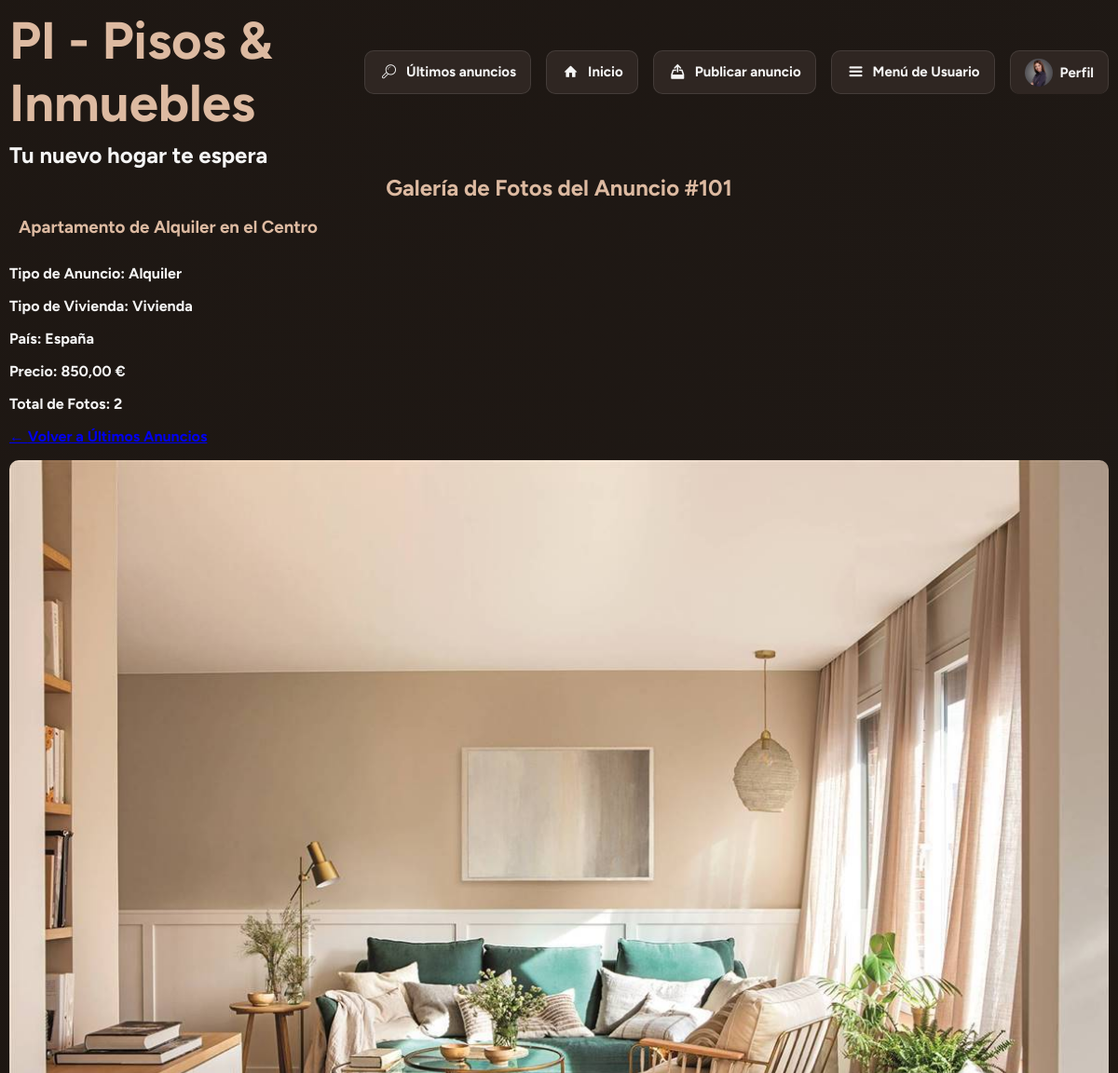
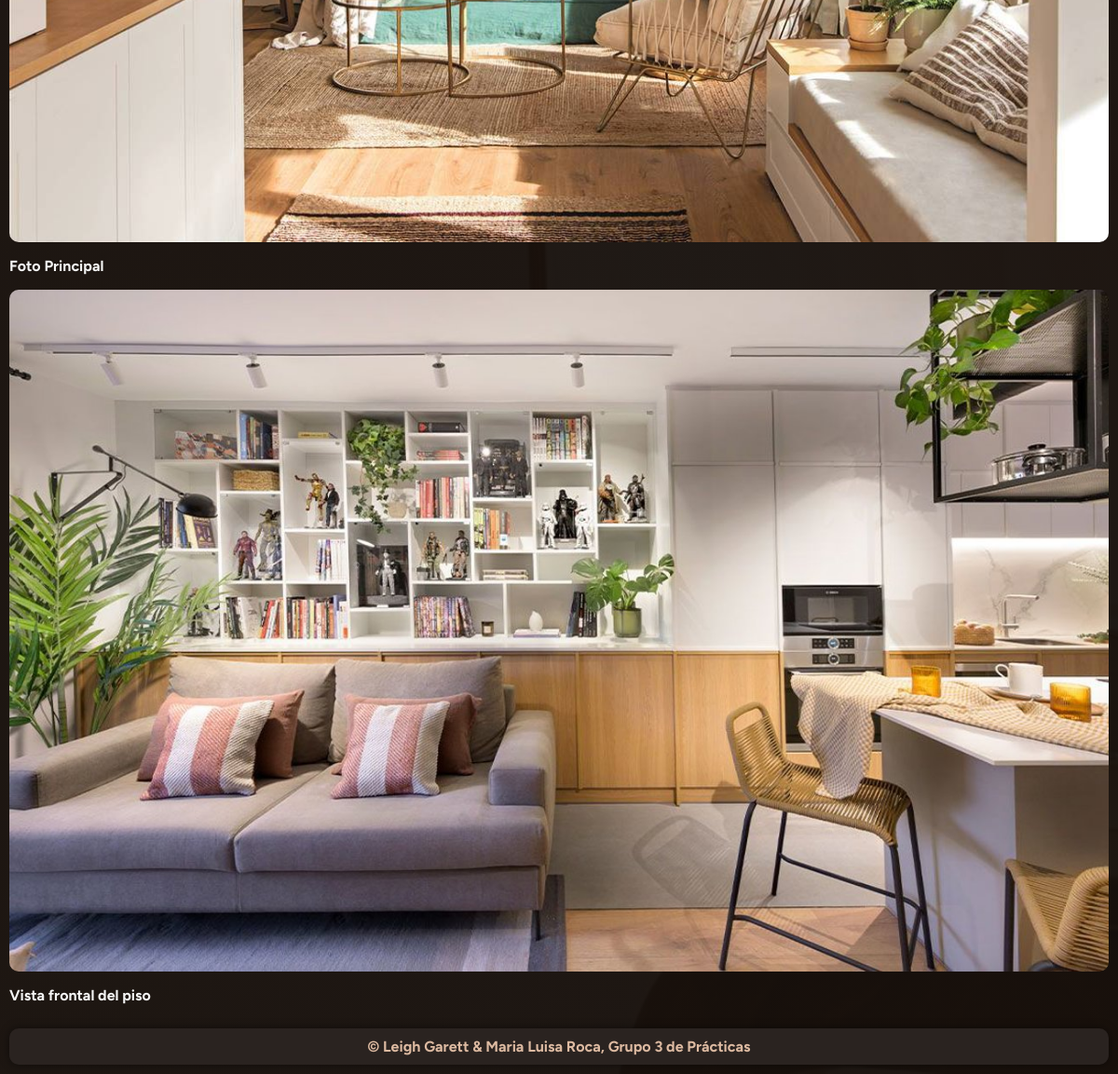
/php/ver_fotos_publico.php?id=101 (signed in), run on the app's committed database (2 pictures, top to bottom).
### tables this page shows
CREATE TABLE `anuncios` (
  `IdAnuncio` int(10) UNSIGNED NOT NULL,
  `TAnuncio` tinyint(3) UNSIGNED NOT NULL,
  `TVivienda` tinyint(3) UNSIGNED NOT NULL,
  `FPrincipal` varchar(255) DEFAULT NULL,
  `Alternativo` varchar(255) DEFAULT NULL,
  `Titulo` varchar(255) NOT NULL,
  `Precio` decimal(10,2) NOT NULL,
  `Texto` text DEFAULT NULL,
  `Ciudad` varchar(255) DEFAULT NULL,
  `Pais` int(10) UNSIGNED NOT NULL,
  `Superficie` decimal(10,2) DEFAULT NULL,
  `NHabitaciones` tinyint(4) DEFAULT NULL,
  `NBanyos` tinyint(4) DEFAULT NULL,
  `Planta` int(11) DEFAULT NULL,
  `Anyo` int(11) DEFAULT NULL,
  `FRegistro` datetime DEFAULT current_timestamp(),
  `Usuario` int(10) UNSIGNED NOT NULL
);

CREATE TABLE `tiposanuncios` (
  `IdTAnuncio` tinyint(3) UNSIGNED NOT NULL,
  `NomTAnuncio` varchar(255) NOT NULL
);

CREATE TABLE `tiposviviendas` (
  `IdTVivienda` tinyint(3) UNSIGNED NOT NULL,
  `NomTVivienda` varchar(255) NOT NULL
);

CREATE TABLE `paises` (
  `IdPais` int(10) UNSIGNED NOT NULL,
  `NomPais` varchar(255) NOT NULL
);

CREATE TABLE `fotos` (
  `IdFoto` int(10) UNSIGNED NOT NULL,
  `Titulo` varchar(255) DEFAULT NULL,
  `Foto` varchar(255) DEFAULT NULL,
  `Alternativo` varchar(255) DEFAULT NULL,
  `Anuncio` int(10) UNSIGNED NOT NULL
);

### php/ver_fotos_publico.php (called while the page is built, shortened)
<?php
include "funciones_anuncios.php";
$id_anuncio = isset($_GET["id"]) ? intval($_GET["id"]) : 0;
$anuncio_data = obtener_detalle_y_fotos_anuncio($id_anuncio);
include "paginas_Estilo.php";
include "header.php";
mostrar_galeria_fotos($anuncio_data, false);
include "footer.php";
?>

### php/funciones_anuncios.php (the view, shortened to what this page needs)
<?php
function obtener_detalle_y_fotos_anuncio($id_anuncio) {
    $mysqli = conectarBD();
    $datos_anuncio = [];
    $fotos = [];
    $query_anuncio = "
        SELECT
            A.IdAnuncio, A.Titulo, A.Precio, A.Texto, A.FPrincipal, A.Usuario, A.Superficie, A.NHabitaciones, A.NBanyos, A.Planta, A.Anyo, A.FRegistro,
            TA.NomTAnuncio, TV.NomTVivienda, P.NomPais, U.NomUsuario, U.IdUsuario
        FROM anuncios A
        JOIN tiposanuncios TA ON A.TAnuncio = TA.IdTAnuncio
        JOIN tiposviviendas TV ON A.TVivienda = TV.IdTVivienda
        JOIN paises P ON A.Pais = P.IdPais
        JOIN usuarios U ON A.Usuario = U.IdUsuario
        WHERE A.IdAnuncio = ?
    ";
    if ($stmt_anuncio = $mysqli->prepare($query_anuncio)) {
        $stmt_anuncio->bind_param("i", $id_anuncio);
        $stmt_anuncio->execute();
        $result_anuncio = $stmt_anuncio->get_result();
        if ($result_anuncio->num_rows === 1) {
            $datos_anuncio = $result_anuncio->fetch_assoc();
        }
    } else {
        error_log("Error al preparar la consulta de detalle del anuncio: " . $mysqli->error);
        $mysqli->close();
        return null;
    }
    $query_fotos = "
        SELECT IdFoto, Foto, Alternativo, Titulo
        FROM fotos
        WHERE Anuncio = ?
    ";
    if ($stmt_fotos = $mysqli->prepare($query_fotos)) {
        $stmt_fotos->bind_param("i", $id_anuncio);
        $stmt_fotos->execute();
        $result_fotos = $stmt_fotos->get_result();
        while ($row = $result_fotos->fetch_assoc()) {
            $fotos[] = $row;
        }
    } else {
        error_log("Error al preparar la consulta de fotos: " . $mysqli->error);
    }
    array_unshift($fotos, [
        'IdFoto' => 0,
        'Foto' => $datos_anuncio['FPrincipal'],
        'Alternativo' => $datos_anuncio['Titulo'] . ' - Principal',
        'Titulo' => 'Foto Principal'
    ]);
    $datos_anuncio['fotos'] = $fotos;
    return $datos_anuncio;
}
function mostrar_galeria_fotos($anuncio_data, $es_privada) {
    $num_total_fotos = count($anuncio_data['fotos']);
    $enlace_volver = $es_privada ? "ver_anuncio.php?id=" . $anuncio_data['IdAnuncio'] : "ultimos_anuncios.php";
    $enlace_volver_texto = $es_privada ? "Volver al Anuncio" : "Volver a Últimos Anuncios";
    ?>
    <main>
        <section class="info-anuncio-basica">
            <h2>Galería de Fotos del Anuncio #<?php echo htmlspecialchars($anuncio_data['IdAnuncio']); ?></h2>
            <h3><?php echo htmlspecialchars($anuncio_data['Titulo']); ?></h3>
            <p><strong>Tipo de Anuncio:</strong> <?php echo htmlspecialchars($anuncio_data['NomTAnuncio']); ?></p>
            <p><strong>Tipo de Vivienda:</strong> <?php echo htmlspecialchars($anuncio_data['NomTVivienda']); ?></p>
            <p><strong>País:</strong> <?php echo htmlspecialchars($anuncio_data['NomPais']); ?></p>
            <p><strong>Precio:</strong> <?php echo number_format($anuncio_data['Precio'], 2, ',', '.'); ?> €</p>
            <p><strong>Total de Fotos:</strong> <?php echo $num_total_fotos; ?></p>
            <p><a href="<?php echo $enlace_volver; ?>">&larr; <?php echo $enlace_volver_texto; ?></a></p>
        </section>
        <section class="galeria-fotos">
            <?php foreach ($anuncio_data['fotos'] as $foto): ?>
                <div class="contenedor-foto">
                    <img
                        src="../img/<?php echo htmlspecialchars($foto['Foto']); ?>"
                        alt="<?php echo htmlspecialchars($foto['Alternativo']); ?>"
                        title="<?php echo htmlspecialchars($foto['Titulo']); ?>"
                        class="foto-galeria"
                    >
                    <p class="titulo-foto"><?php echo htmlspecialchars($foto['Titulo']); ?></p>
                </div>
            <?php endforeach; ?>
        </section>
    </main>
    <?php
}
?>

### css/noche.css (style rules this page uses)
:root { --color_principal: #1f1a17; --color_sec: #a68a67; --color_destacado: #ddbaa1; --blanco: #f5f5f5; }
body { background: linear-gradient(rgba(20, 15, 12, 0.95), rgba(20, 15, 12, 0.95)), url(../img/fondo.jpg) center/cover fixed no-repeat; }
h2, h3 { color: var(--color_destacado); }
p { color: var(--blanco); }

### css/impreso.css (style rules this page uses)
* { box-sizing: border-box; font-family: "Times New Roman", serif !important; font-size: 12pt !important; font-weight: normal !important; background: none !important; color: #000 !important; text-shadow: none !important; box-shadow: none !important; border-radius: 0 !important; transition: none !important; transform: none !important; }
body { background: #fff !important; width: auto; max-width: none; margin: 0; padding: 0; display: block; min-height: auto; }
main { display: block; flex-grow: 0; }
h1, h2, h3, h4, h5, h6 { font-weight: bold !important; page-break-after: avoid; }
h2 { font-size: 16pt !important; margin: 15pt 0 10pt 0; text-align: left; }
h3 { font-size: 14pt !important; margin: 10pt 0 5pt 0; padding: 0; }
p { margin: 0 0 10pt 0; line-height: 1.4; orphans: 3; widows: 3; }
a { text-decoration: underline; }
a::after { content: " (" attr(href) ")"; font-size: 10pt; font-weight: normal; word-break: break-all; }
img { display: block; max-width: 100% !important; height: auto; margin: 10pt auto; }

### css/estilo.css (style rules this page uses)
:root { --color_sec: #474c18; --color_principal: #ddbaa1; --blanco: #fff; }
* { box-sizing:border-box; font-family: "Figtree", sans-serif; font-weight:bold; font-style: normal; }
body { background: linear-gradient(rgba(221, 186, 161, 0.8), rgba(221, 186, 161, 0.8)), url(../img/fondo.jpg) center/cover fixed no-repeat; color: var(--color_sec); width: 100%; max-width: 1300px; margin: 10px auto; padding: 0 10px; display: flex; flex-direction: column; min-height: 100vh; }
main { display: block; flex-grow: 1; }
h2 { margin: 0.5%; text-align: center; }
h3 { padding: 10px; margin-top: 0; }
p { color: #000; }
img { display: block; width: 100%; height: auto; border-radius: 10px; }

### css/contraste.css (style rules this page uses)
* { box-sizing:border-box; font-family: "Atkinson Hyperlegible", sans-serif; font-optical-sizing: auto; font-weight: 500; font-style: normal; }
:root { --color_letra: #ffc700; --color_fondo: #15297c; --blanco: #fff; }
body { background: var(--color_fondo); color: var(--color_letra); }
p { color: var(--color_letra); }

### css/letra_y_contraste.css (style rules this page uses)
body, p, a, button, input, select, textarea, label { font-size: 1.6rem !important; }
h2 { font-size: clamp(2.2rem, 7vw, 3.5rem) !important; border-bottom-width: 4px !important; }
h3 { font-size: clamp(2.0rem, 6vw, 3.0rem) !important; }

### css/letra_grande.css (style rules this page uses)
body, p, a, button, input, select, textarea, label { font-size: 1.6rem !important; }
h2 { font-size: clamp(2.2rem, 7vw, 3.5rem) !important; border-bottom-width: 4px !important; }
h3 { font-size: clamp(2.0rem, 6vw, 3.0rem) !important; }

### data on the page
anuncios: IdAnuncio "101", Titulo "Apartamento de Alquiler en el Centro", TAnuncio.NomTAnuncio "Alquiler", TVivienda.NomTVivienda "Vivienda", Pais.NomPais "España", Precio "850,00"
fotos: Foto (picture), Titulo "Vista frontal del piso"

### other printed values
$num_total_fotos "2"
$foto['Titulo'] "Foto Principal"
